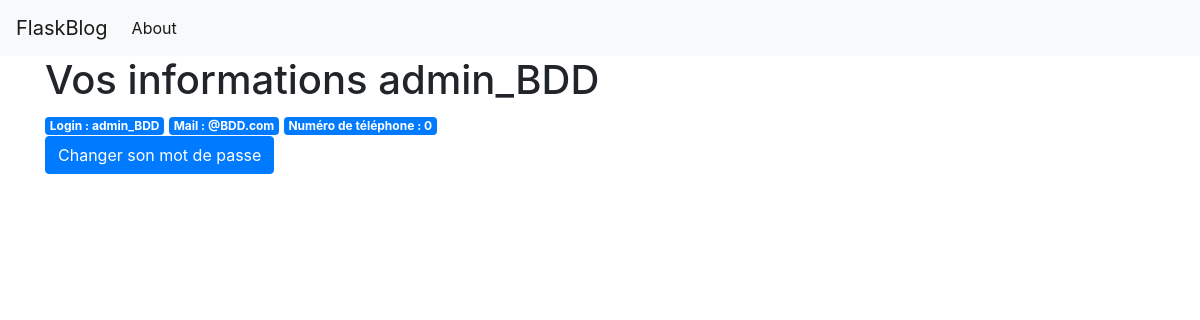
Page /profil (signed in) on the committed database.
### tools/models.py (models this page shows, shortened)
class Membres(UserMixin,db.Model):
    id_membre = db.Column(db.Integer, primary_key=True, unique=True) # primary keys are required by SQLAlchemy
    login = db.Column(db.String(1000), unique=True, nullable = False)
    password = db.Column(db.String(100), nullable = False)
    mail = db.Column(db.String(100), unique=True, nullable = False)
    numero_tel = db.Column(db.String(100),unique=True, nullable = False)
    is_admin = db.Column(db.Boolean, unique = False, default =  False, nullable = False)
    is_confirmed = db.Column(db.Boolean, nullable = False, default = False)
    registered_on = db.Column(db.DateTime, nullable = False)
    confirmed_on = db.Column(db.DateTime, nullable = True)

### blueprints/main.py (the view)
@main.route('/profil', methods=('GET','POST'))
def show_profil():
        profil = get_profil(current_user.login)
        return render_template('aff_prof.html', profil=profil)

### __init__.py (called while the page is built)
@login_manager.user_loader
def load_user(member_id):
    return Membres.query.get(int(member_id))

### functions/ModifMembres.py (called while the page is built)
def get_profil(login):
    connection = sqlite3.connect('db/BDD_Velos.db')
    cur = connection.cursor()
    cur.row_factory = sqlite3.Row
    profil = cur.execute("SELECT * FROM Membres WHERE login=?", (login,)).fetchone()
    connection.close()
    return profil

### templates/aff_prof.html
{% extends 'base.html' %}
{% block content %}
<h1>{% block title %} Vos informations {{profil['login']}}{% endblock %}</h1>
<span class="badge badge-primary"> Login : {{ profil['login'] }}</span>
<span class="badge badge-primary"> Mail : {{ profil['mail'] }}</span>
<span class="badge badge-primary"> Numéro de téléphone : {{ profil['numero_tel'] }}</span>
<div>
    <a class="btn btn-primary" href="{{ url_for('auth.changepassword') }}" role = "button">Changer son mot de passe</a>
</div>
{% endblock %}

### rows in the picture
Membres: login "admin_BDD", mail "@BDD.com", numero_tel "0"
